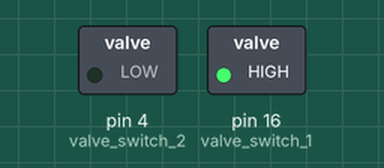
Recording of a sketch running on a simulated Arduino Uno, built with avr-gcc and run on an emulated ATmega328P. Shown: switched loads named in the sketch (green lamp = pin HIGH).

Above: at 0.5 s.
At 1.5 s:
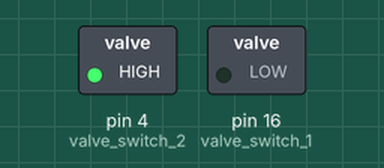
At 5.5 s:
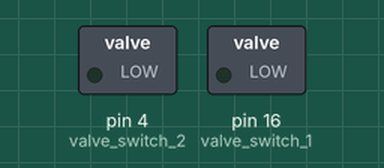
Timing chart, 0 to 6.9 s (numbered marks = the images above):
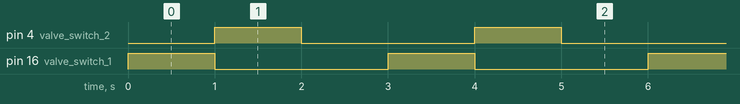

The sketch:

valvetestesp8266.ino
```cpp
//ESP8266

int valve_switch_1 = 16;
int valve_switch_2 = 4;
void setup() {
  // put your setup code here, to run once:
  Serial.begin(9600);
  pinMode(valve_switch_1,OUTPUT);
  pinMode(valve_switch_2,OUTPUT);

}

void loop() {
  // put your main code here, to run repeatedly:
  digitalWrite(valve_switch_1,HIGH);
  delay(1000);
  digitalWrite(valve_switch_1,LOW);
  digitalWrite(valve_switch_2,HIGH);
  delay(1000);
  digitalWrite(valve_switch_2,LOW);
  delay(1000);

}
```

Measured:
- by itself, pin 4 (valve_switch_2), pin 16 (valve_switch_1): alternates HIGH for 1.0 s and LOW for 2.0 s
- by itself, everything shown: repeats every 3.0 s, in 3 steps
